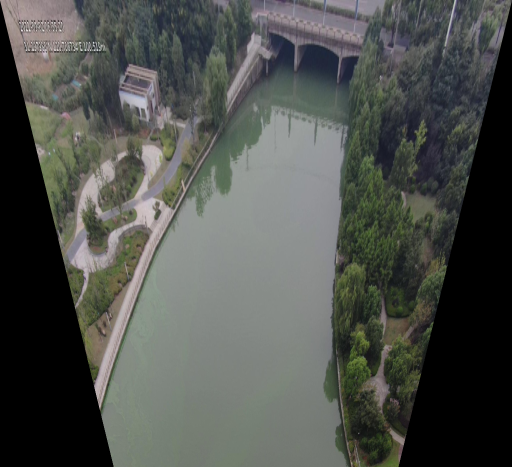
#> input picture Transformedpic/1.png, 1024 x 934 px, found by its file name (shown at 1/2 size)
$ python WithGod.py
#> lines starting #> are read from the running program, lines starting #| are printed output that depends on the picture; long printed decimals are rounded
import cv2
import matplotlib.pyplot as plt
import numpy as np
from PIL import Image
from sklearn.neighbors import KNeighborsClassifier
import os

# _______________________________#

img1 = cv2.imread('./transformedPic/1.png')
#> img1 is the input picture: shape (934, 1024, 3); mean B, G, R 76.9, 81.2, 78.4
img2 = cv2.imread('./transformedPic/2.png')
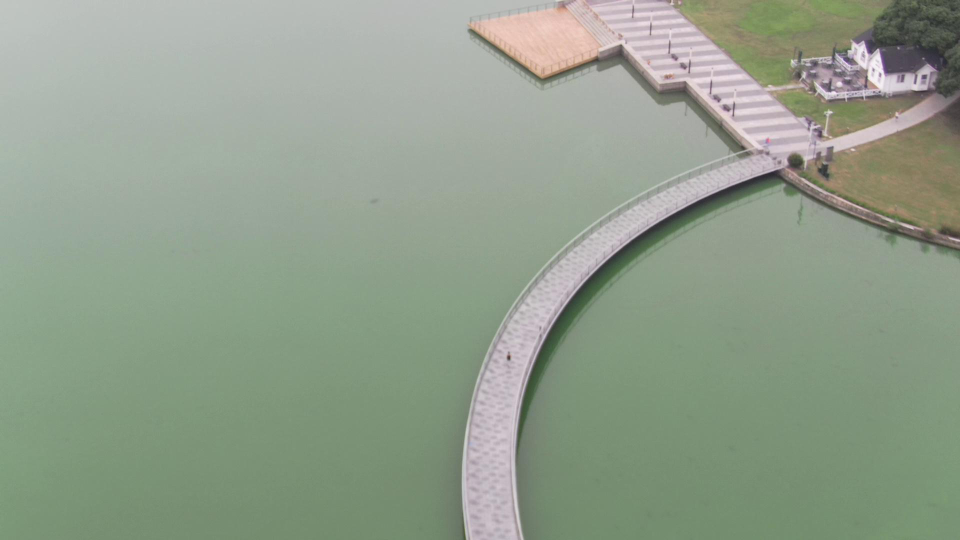
#> input picture SpaceLab/2.png, 1920 x 1080 px, found by its file name (shown at 1/2 size)
#> img2 is the input picture: shape (1080, 1920, 3); mean B, G, R 140.2, 157.9, 145.2
img3 = cv2.imread('./transformedPic/3.png')
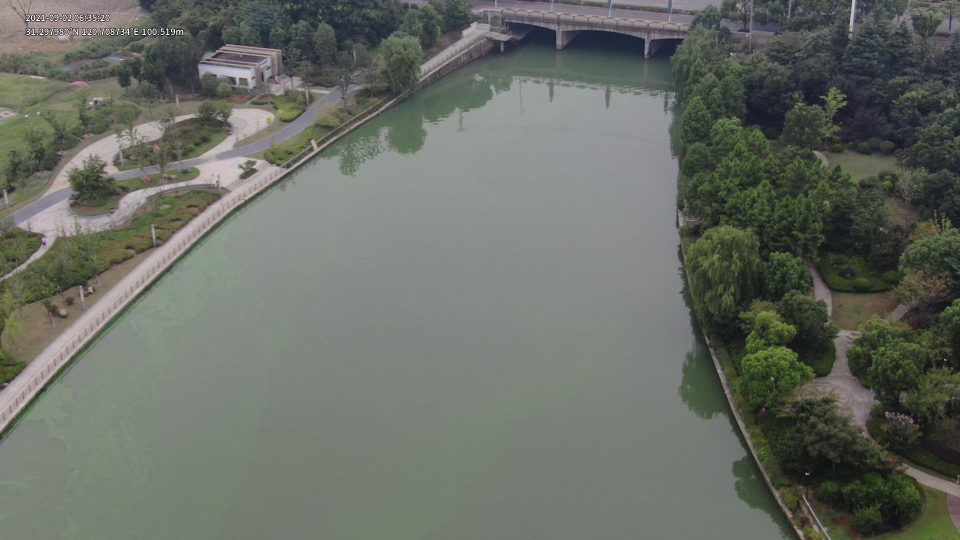
#> input picture SpaceLab/3.png, 1920 x 1080 px, found by its file name (shown at 1/2 size)
#> img3 is the input picture: shape (1080, 1920, 3); mean B, G, R 100.6, 108.1, 103.8
img4 = cv2.imread('./transformedPic/4.png')
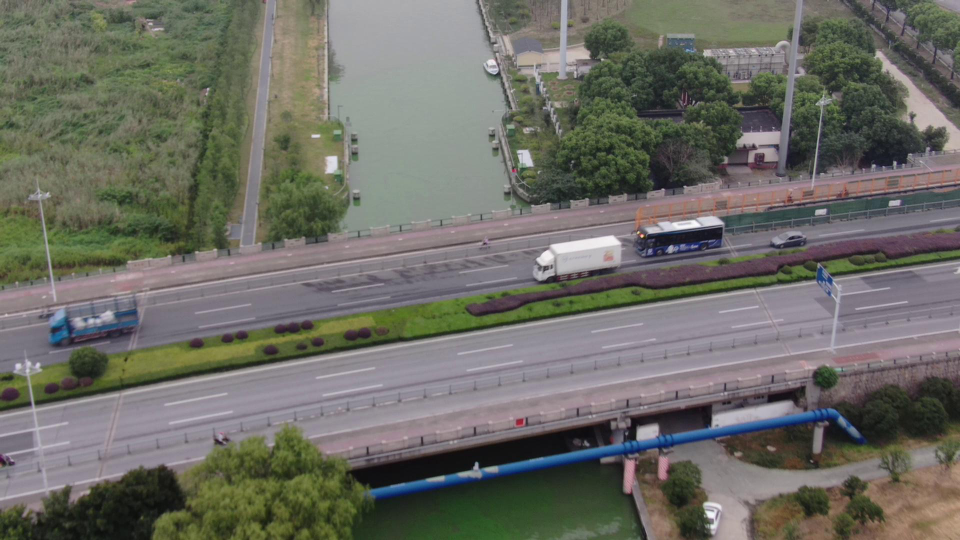
#> input picture Testimage/4.png, 1920 x 1080 px, found by its file name (shown at 1/2 size)
#> img4 is the input picture: shape (1080, 1920, 3); mean B, G, R 100.1, 108, 108

img1path = './transformedPic/1.png'
img2path = './transformedPic/2.png'
img3path = './transformedPic/3.png'
img4path = './transformedPic/4.png'
# [20 lines left out: function stitch_images, not called in this run]


def compute_distances(img1_path, img2_path):
#> called with img1_path = './transformedPic/2.png', img2_path = './transformedPic/3.png'
    img1 = cv2.imread(img1_path)
    img2 = cv2.imread(img2_path)

    orb = cv2.ORB_create()

    kp1, des1 = orb.detectAndCompute(img1, None)
#> kp1 = 500 keypoints; strongest (x, y, size): (1741, 105, 92.6), (1753, 102, 92.6), (1742, 105, 77.1), (1757, 102, 77.1)
    kp2, des2 = orb.detectAndCompute(img2, None)
#> kp2 = 500 keypoints; strongest (x, y, size): (255, 63, 31), (272, 65, 31), (224, 66, 31), (325, 60, 31)
    img = cv2.drawKeypoints(img2, kp2, None, flags=cv2.DRAW_MATCHES_FLAGS_DRAW_RICH_KEYPOINTS)
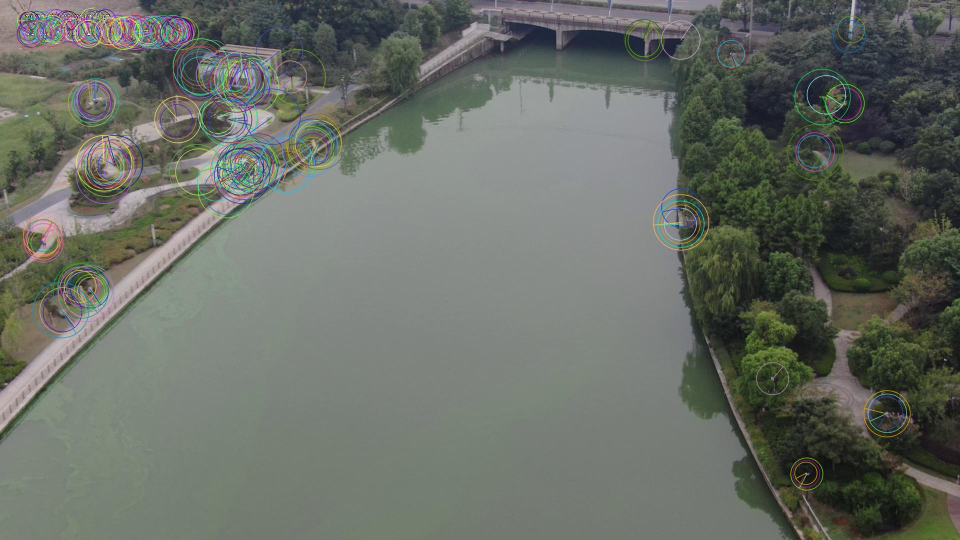
#> img: shape (1080, 1920, 3) (shown at 1/2 size); mean B, G, R 101.1, 108.8, 104

    # Matching algorithm
    bf = cv2.BFMatcher(cv2.NORM_HAMMING, crossCheck=True)
    matches = bf.match(des1, des2)
#> matches = 151 matches
    matches = sorted(matches, key=lambda x: x.distance)


    distancey = float(kp1[matches[0].queryIdx].pt[1] - kp2[matches[0].trainIdx].pt[1])
#> distancey = -68.79
    distancex = float(kp1[matches[0].queryIdx].pt[0] - kp2[matches[0].trainIdx].pt[0])
#> distancex = 1325.4

    # print(distancex,"看这个",kp1[matches[0].queryIdx].pt[0],kp2[matches[0].trainIdx].pt[0])


    return distancex, distancey

def stitch_images_with_shift(img1_path, img2_path, output_path):


    x_shift, y_shift = compute_distances(img2_path, img1_path)
#> x_shift = 1325.4; y_shift = -68.79
    print(x_shift, y_shift)
#| 1325.380 -68.788

    x_shift = abs(int(x_shift))
#> x_shift = 1325
    y_shift = abs(int(y_shift))
#> y_shift = 68

    # Open the input images
    img1 = Image.open(img1_path)
#> img1: PIL image 1920x1080 RGB
    img2 = Image.open(img2_path)
#> img2: PIL image 1920x1080 RGB

    # Calculate the size of the output image
    width = img1.width + 2*abs(x_shift)
#> width = 4570
    height = max(img1.height, img2.height + abs(y_shift))
#> height = 1148

    # Create a new image with the combined dimensions
    stitched_image = Image.new('RGB', (width, height))
#> stitched_image: PIL image 4570x1148 RGB; every value is 0

    # Paste the first image onto the new image
    stitched_image.paste(img1, (x_shift, 0))
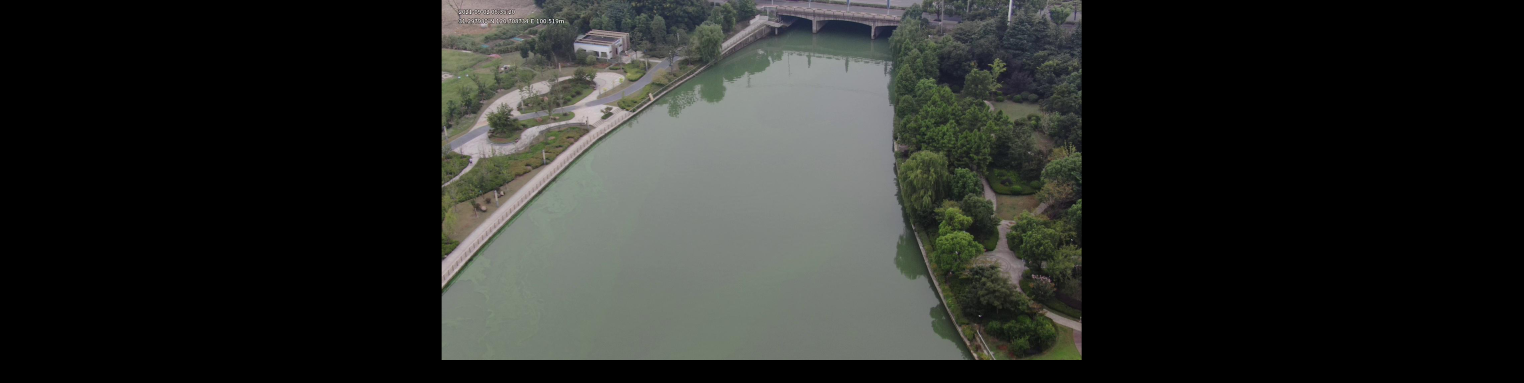
#> stitched_image: PIL image 4570x1148 RGB (shown at 1/3 size); mean R, G, B 41, 42.7, 39.7

    # Paste the second image with the specified horizontal and vertical shifts
    stitched_image.paste(img2, (x_shift-x_shift, y_shift))
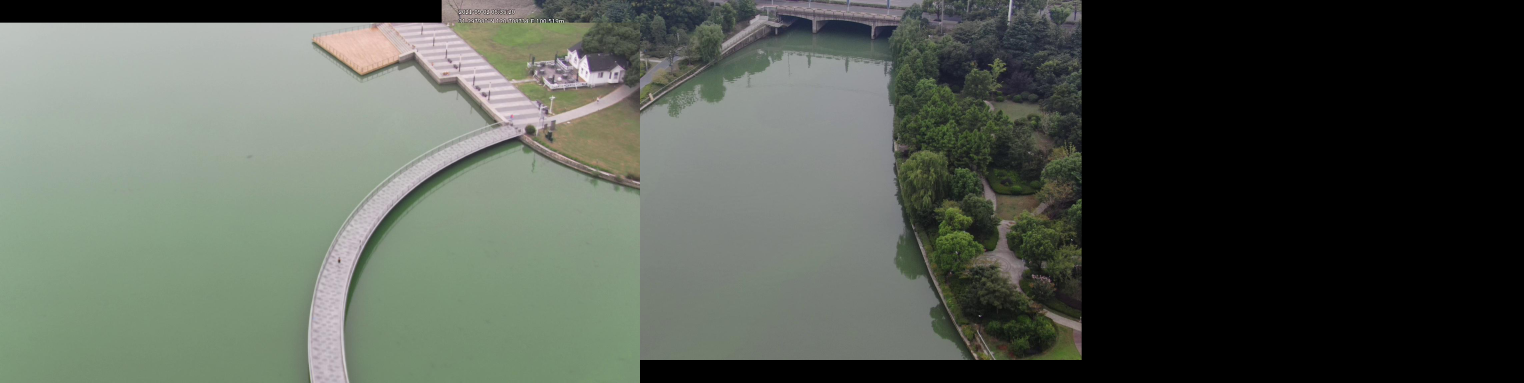
#> stitched_image: PIL image 4570x1148 RGB (shown at 1/3 size); mean R, G, B 84.5, 90.9, 82.1

    # Save the stitched image
    stitched_image.save(output_path)

# [75 lines left out: functions laplacian_blending, stitch_images_with_blending, not called in this run]


if __name__ == '__main__':

    outputpath = './resaaa.png'
    outputpath2 = './resaaab.png'
    stitch_images_with_shift(img3path,img2path,outputpath)
    #stitch_images_with_blending(img2path,img1path,outputpath2,int(distancex),int(distancey))

    print('complete')
